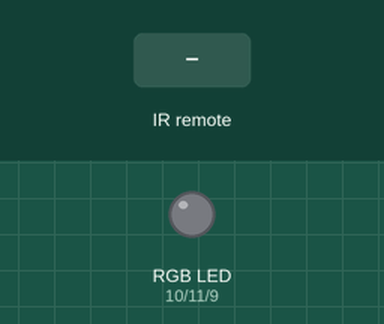
Recording of a sketch running on a simulated Arduino Uno, built with avr-gcc and run on an emulated ATmega328P. On the bench: an RGB LED mixed from three pins (HIGH = lit). The inputs (shaded band) are chosen by the test bench.

Above: at 1.2 s.
1.3 s: infrared code 0xFFE21D received
At 1.8 s:
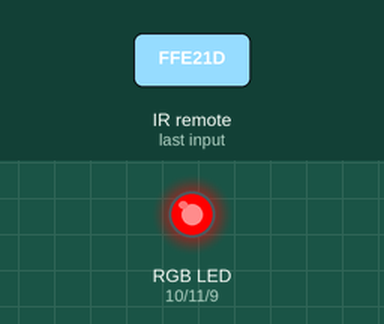
4.3 s: infrared code 0xFFA25D received
At 5.3 s:
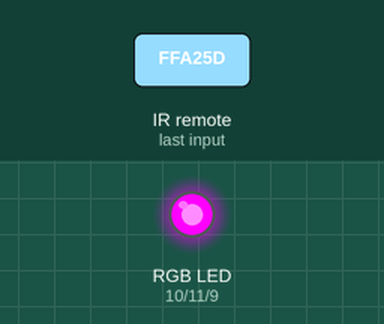
5.8 s: infrared code 0xFF22DD received
At 6.4 s:
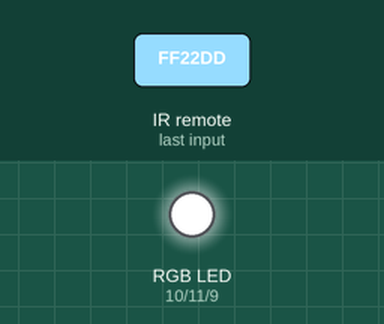
7.3 s: infrared code 0xFF629D received
At 8.5 s:
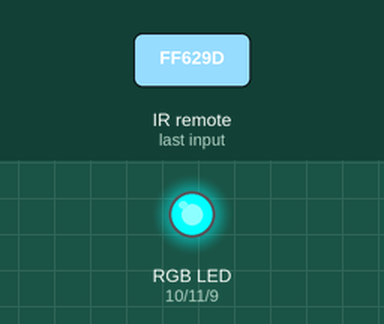
8.8 s: infrared code 0xFF02FD received
At 9.9 s:
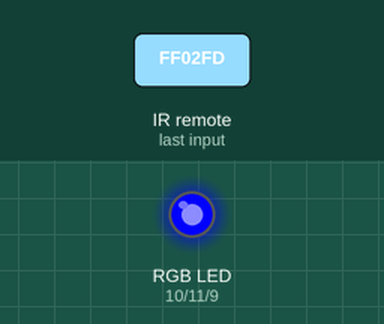
10.3 s: infrared code 0xFFA857 received
At 11.0 s:
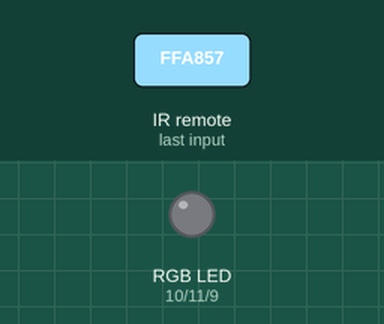
Timing chart, 0 to 12.8 s (numbered marks = the images above; inputs shaded):
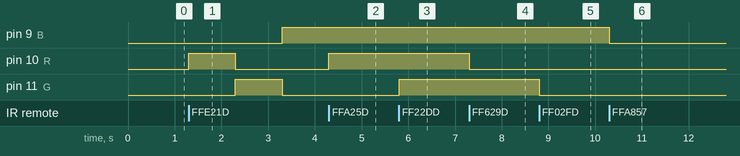

Measured:
- after the input at 1.3 s, pin 9 (B): LOW → HIGH after 2.0 s; pin 10 (R): LOW → HIGH at once, → LOW 1.0 s later; pin 11 (G): LOW → HIGH after 1.0 s, → LOW 1.0 s later
- after the input at 4.3 s, pin 10 (R): LOW → HIGH at once
- after the input at 5.8 s, pin 11 (G): LOW → HIGH at once
- after the input at 7.3 s, pin 10 (R): HIGH → LOW at once
- after the input at 8.8 s, pin 11 (G): HIGH → LOW at once
- after the input at 10.3 s, pin 9 (B): HIGH → LOW at once

The sketch:

ir_rgb.ino
```cpp
//controle remoto IR + LED RGB


#include <IRremote.h> // biblioteca do IR


float valor; // armazena o valor recebido pelo sensor
int pino_receiver = 13;  //pino D13 conectado ao receptor IR
int R = 10;
int G = 11;
int B = 9;


IRrecv irrecv (pino_receiver); //define o pino do sensor
decode_results results;


void setup()
{

  pinMode (R, OUTPUT);
  pinMode (G, OUTPUT);
  pinMode (B, OUTPUT);
  irrecv.enableIRIn(); // inicializa o receptor ir
}

void loop()
{
  if (irrecv.decode (&results)) //verifica o valor recebido
  {

    valor = (results.value); //recebe o codigo do botao pressionado
    //cada tecla possui um endereço diferente em Hexa

    if (valor == 0xFFA25D) //tecla 1 - acende cor vermelha
    {
      digitalWrite (R, HIGH);
    }

    if (valor == 0xFF629D) //tecla 2
    {
      digitalWrite (R,LOW);
    }

    if (valor == 0xFF22DD) //tecla 4 - acende cor verde
    {
      digitalWrite (G,HIGH);
    }

    if (valor == 0xFF02FD) //tecla 5
    {
      digitalWrite (G,LOW);
    }

    if (valor == 0xFFE01F) //tecla 7 - acende cor azul
    {
      digitalWrite (B,HIGH);
    }

    if (valor == 0xFFA857) //tecla 8
    {
      digitalWrite (B,LOW);
    }

    if (valor == 0xFFE21D) //tecla 3
    {
        digitalWrite (R,HIGH);
        digitalWrite (G,LOW);
        digitalWrite (B,LOW); //vermelho
        delay(1000);

        digitalWrite (R,LOW); //verde
        digitalWrite (G,HIGH);
        digitalWrite (B,LOW);
        delay(1000);

        digitalWrite (R,LOW); //azul
        digitalWrite (G,LOW);
        digitalWrite (B,HIGH);
        delay(1000);
    }


    if (valor == 0xFFC23D) //tecla 6
    {
        analogWrite(R, LOW);
        analogWrite(G, LOW);
        analogWrite(B, LOW);
    }


    irrecv.resume (); //espera o proximo botao ser pressionado

  }
}
```
